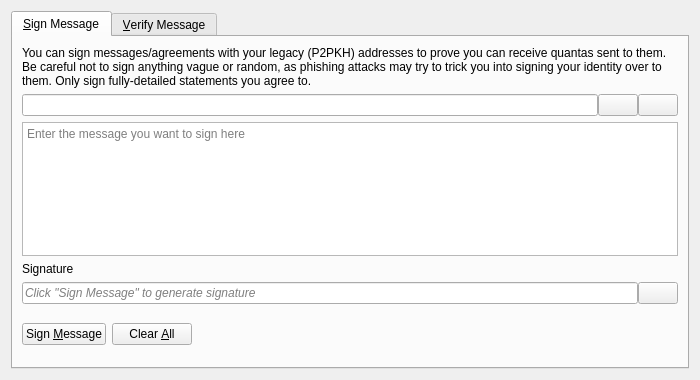
<?xml version="1.0" encoding="UTF-8"?>
<ui version="4.0">
 <class>SignVerifyMessageDialog</class>
 <widget class="QDialog" name="SignVerifyMessageDialog">
  <property name="geometry">
   <rect>
    <x>0</x>
    <y>0</y>
    <width>700</width>
    <height>380</height>
   </rect>
  </property>
  <property name="windowTitle">
   <string>Signatures - Sign / Verify a Message</string>
  </property>
  <property name="modal">
   <bool>true</bool>
  </property>
  <layout class="QVBoxLayout" name="verticalLayout">
   <item>
    <widget class="QTabWidget" name="tabWidget">
     <property name="currentIndex">
      <number>0</number>
     </property>
     <widget class="QWidget" name="tabSignMessage">
      <attribute name="title">
       <string>&amp;Sign Message</string>
      </attribute>
      <layout class="QVBoxLayout" name="verticalLayout_SM">
       <item>
        <widget class="QLabel" name="infoLabel_SM">
         <property name="text">
          <string>You can sign messages/agreements with your legacy (P2PKH) addresses to prove you can receive quantas sent to them. Be careful not to sign anything vague or random, as phishing attacks may try to trick you into signing your identity over to them. Only sign fully-detailed statements you agree to.</string>
         </property>
         <property name="textFormat">
          <enum>Qt::PlainText</enum>
         </property>
         <property name="wordWrap">
          <bool>true</bool>
         </property>
        </widget>
       </item>
       <item>
        <layout class="QHBoxLayout" name="horizontalLayout_1_SM">
         <property name="spacing">
          <number>0</number>
         </property>
         <item>
          <widget class="QValidatedLineEdit" name="addressIn_SM">
           <property name="toolTip">
            <string>The Quanta address to sign the message with</string>
           </property>
          </widget>
         </item>
         <item>
          <widget class="QPushButton" name="addressBookButton_SM">
           <property name="toolTip">
            <string>Choose previously used address</string>
           </property>
           <property name="text">
            <string/>
           </property>
           <property name="icon">
            <iconset resource="../bitcoin.qrc">
             <normaloff>:/icons/address-book</normaloff>:/icons/address-book</iconset>
           </property>
           <property name="shortcut">
            <string>Alt+A</string>
           </property>
           <property name="autoDefault">
            <bool>false</bool>
           </property>
          </widget>
         </item>
         <item>
          <widget class="QPushButton" name="pasteButton_SM">
           <property name="toolTip">
            <string>Paste address from clipboard</string>
           </property>
           <property name="text">
            <string/>
           </property>
           <property name="icon">
            <iconset resource="../bitcoin.qrc">
             <normaloff>:/icons/editpaste</normaloff>:/icons/editpaste</iconset>
           </property>
           <property name="shortcut">
            <string>Alt+P</string>
           </property>
           <property name="autoDefault">
            <bool>false</bool>
           </property>
          </widget>
         </item>
        </layout>
       </item>
       <item>
        <widget class="QPlainTextEdit" name="messageIn_SM">
         <property name="toolTip">
          <string>Enter the message you want to sign here</string>
         </property>
         <property name="placeholderText">
          <string>Enter the message you want to sign here</string>
         </property>
        </widget>
       </item>
       <item>
        <widget class="QLabel" name="signatureLabel_SM">
         <property name="text">
          <string>Signature</string>
         </property>
         <property name="textFormat">
          <enum>Qt::PlainText</enum>
         </property>
        </widget>
       </item>
       <item>
        <layout class="QHBoxLayout" name="horizontalLayout_2_SM">
         <property name="spacing">
          <number>0</number>
         </property>
         <item>
          <widget class="QLineEdit" name="signatureOut_SM">
           <property name="placeholderText">
            <string>Click "Sign Message" to generate signature</string>
           </property>
           <property name="font">
            <font>
             <italic>true</italic>
            </font>
           </property>
           <property name="readOnly">
            <bool>true</bool>
           </property>
          </widget>
         </item>
         <item>
          <widget class="QPushButton" name="copySignatureButton_SM">
           <property name="toolTip">
            <string>Copy the current signature to the clipboard</string>
           </property>
           <property name="text">
            <string/>
           </property>
           <property name="icon">
            <iconset resource="../bitcoin.qrc">
             <normaloff>:/icons/editcopy</normaloff>:/icons/editcopy</iconset>
           </property>
           <property name="autoDefault">
            <bool>false</bool>
           </property>
          </widget>
         </item>
        </layout>
       </item>
       <item>
        <layout class="QHBoxLayout" name="horizontalLayout_3_SM">
         <item>
          <widget class="QPushButton" name="signMessageButton_SM">
           <property name="toolTip">
            <string>Sign the message to prove you own this Quanta address</string>
           </property>
           <property name="text">
            <string>Sign &amp;Message</string>
           </property>
           <property name="icon">
            <iconset resource="../bitcoin.qrc">
             <normaloff>:/icons/edit</normaloff>:/icons/edit</iconset>
           </property>
           <property name="autoDefault">
            <bool>false</bool>
           </property>
          </widget>
         </item>
         <item>
          <widget class="QPushButton" name="clearButton_SM">
           <property name="toolTip">
            <string>Reset all sign message fields</string>
           </property>
           <property name="text">
            <string>Clear &amp;All</string>
           </property>
           <property name="icon">
            <iconset resource="../bitcoin.qrc">
             <normaloff>:/icons/remove</normaloff>:/icons/remove</iconset>
           </property>
           <property name="autoDefault">
            <bool>false</bool>
           </property>
          </widget>
         </item>
         <item>
          <spacer name="horizontalSpacer_1_SM">
           <property name="orientation">
            <enum>Qt::Horizontal</enum>
           </property>
           <property name="sizeHint" stdset="0">
            <size>
             <width>40</width>
             <height>48</height>
            </size>
           </property>
          </spacer>
         </item>
         <item>
          <widget class="QLabel" name="statusLabel_SM">
           <property name="font">
            <font>
             <weight>75</weight>
             <bold>true</bold>
            </font>
           </property>
           <property name="text">
            <string/>
           </property>
           <property name="wordWrap">
            <bool>true</bool>
           </property>
          </widget>
         </item>
         <item>
          <spacer name="horizontalSpacer_2_SM">
           <property name="orientation">
            <enum>Qt::Horizontal</enum>
           </property>
           <property name="sizeHint" stdset="0">
            <size>
             <width>40</width>
             <height>48</height>
            </size>
           </property>
          </spacer>
         </item>
        </layout>
       </item>
      </layout>
     </widget>
     <widget class="QWidget" name="tabVerifyMessage">
      <attribute name="title">
       <string>&amp;Verify Message</string>
      </attribute>
      <layout class="QVBoxLayout" name="verticalLayout_VM">
       <item>
        <widget class="QLabel" name="infoLabel_VM">
         <property name="text">
          <string>Enter the receiver's address, message (ensure you copy line breaks, spaces, tabs, etc. exactly) and signature below to verify the message. Be careful not to read more into the signature than what is in the signed message itself, to avoid being tricked by a man-in-the-middle attack. Note that this only proves the signing party receives with the address, it cannot prove sendership of any transaction!</string>
         </property>
         <property name="textFormat">
          <enum>Qt::PlainText</enum>
         </property>
         <property name="alignment">
          <set>Qt::AlignLeading|Qt::AlignLeft|Qt::AlignTop</set>
         </property>
         <property name="wordWrap">
          <bool>true</bool>
         </property>
        </widget>
       </item>
       <item>
        <layout class="QHBoxLayout" name="horizontalLayout_1_VM">
         <property name="spacing">
          <number>0</number>
         </property>
         <item>
          <widget class="QValidatedLineEdit" name="addressIn_VM">
           <property name="toolTip">
            <string>The Quanta address the message was signed with</string>
           </property>
          </widget>
         </item>
         <item>
          <widget class="QPushButton" name="addressBookButton_VM">
           <property name="toolTip">
            <string>Choose previously used address</string>
           </property>
           <property name="text">
            <string/>
           </property>
           <property name="icon">
            <iconset resource="../bitcoin.qrc">
             <normaloff>:/icons/address-book</normaloff>:/icons/address-book</iconset>
           </property>
           <property name="shortcut">
            <string>Alt+A</string>
           </property>
           <property name="autoDefault">
            <bool>false</bool>
           </property>
          </widget>
         </item>
        </layout>
       </item>
       <item>
        <widget class="QPlainTextEdit" name="messageIn_VM">
          <property name="toolTip">
            <string>The signed message to verify</string>
          </property>
          <property name="placeholderText">
            <string>The signed message to verify</string>
          </property>
        </widget>
       </item>
       <item>
        <widget class="QValidatedLineEdit" name="signatureIn_VM">
          <property name="toolTip">
            <string>The signature given when the message was signed</string>
          </property>
          <property name="placeholderText">
            <string>The signature given when the message was signed</string>
          </property>
        </widget>
       </item>
       <item>
        <layout class="QHBoxLayout" name="horizontalLayout_2_VM">
         <item>
          <widget class="QPushButton" name="verifyMessageButton_VM">
           <property name="toolTip">
            <string>Verify the message to ensure it was signed with the specified Quanta address</string>
           </property>
           <property name="text">
            <string>Verify &amp;Message</string>
           </property>
           <property name="icon">
            <iconset resource="../bitcoin.qrc">
             <normaloff>:/icons/transaction_0</normaloff>:/icons/transaction_0</iconset>
           </property>
           <property name="autoDefault">
            <bool>false</bool>
           </property>
          </widget>
         </item>
         <item>
          <widget class="QPushButton" name="clearButton_VM">
           <property name="toolTip">
            <string>Reset all verify message fields</string>
           </property>
           <property name="text">
            <string>Clear &amp;All</string>
           </property>
           <property name="icon">
            <iconset resource="../bitcoin.qrc">
             <normaloff>:/icons/remove</normaloff>:/icons/remove</iconset>
           </property>
           <property name="autoDefault">
            <bool>false</bool>
           </property>
          </widget>
         </item>
         <item>
          <spacer name="horizontalSpacer_1_VM">
           <property name="orientation">
            <enum>Qt::Horizontal</enum>
           </property>
           <property name="sizeHint" stdset="0">
            <size>
             <width>40</width>
             <height>48</height>
            </size>
           </property>
          </spacer>
         </item>
         <item>
          <widget class="QLabel" name="statusLabel_VM">
           <property name="font">
            <font>
             <weight>75</weight>
             <bold>true</bold>
            </font>
           </property>
           <property name="text">
            <string/>
           </property>
           <property name="wordWrap">
            <bool>true</bool>
           </property>
          </widget>
         </item>
         <item>
          <spacer name="horizontalSpacer_2_VM">
           <property name="orientation">
            <enum>Qt::Horizontal</enum>
           </property>
           <property name="sizeHint" stdset="0">
            <size>
             <width>40</width>
             <height>48</height>
            </size>
           </property>
          </spacer>
         </item>
        </layout>
       </item>
      </layout>
     </widget>
    </widget>
   </item>
  </layout>
 </widget>
 <customwidgets>
  <customwidget>
   <class>QValidatedLineEdit</class>
   <extends>QLineEdit</extends>
   <header>qt/qvalidatedlineedit.h</header>
  </customwidget>
 </customwidgets>
 <resources>
  <include location="../bitcoin.qrc"/>
 </resources>
 <connections/>
</ui>
